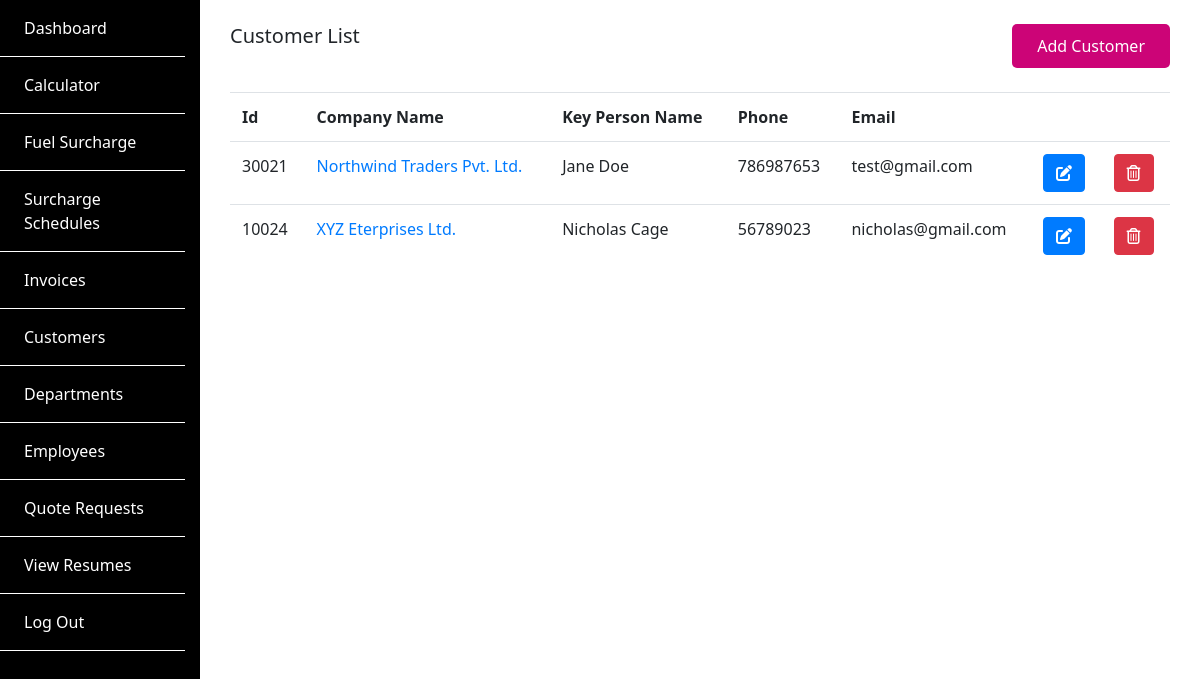
The page /customers/ (signed in) on the database its author committed.
### SiteApp/models.py (models this page shows, shortened)
class Customer(models.Model):
    customer_id = models.IntegerField()
    company_name = models.CharField(max_length=200)
    key_person_name = models.CharField(max_length=200)
    key_person_contact = models.BigIntegerField()
    address = models.CharField(max_length=200)
    email = models.EmailField()
    def get_absolute_url(self):
        return reverse('view_customer', args=[self.id])

### SiteApp/views.py (the view)
# urls.py: path('customers/', views.ListCustomers, name='list_customers'),
@login_required
def ListCustomers(request):
    customers = Customer.objects.all()
    return render(request, 'SiteApp/list_customers.html', {'customers': customers})

### SiteApp/templates/SiteApp/list_customers.html
{% extends 'backend_base.html' %} {% block content %}
<div class="container-fluid py-4">
  <div class="row">
    <div class="col-sm-6">
      <h5>Customer List</h5>
    </div>
    <div class="col-sm-6">
      <a href="{% url 'add_customer' %}" class="larway-btn float-right"
        >Add Customer</a
      >
    </div>
  </div>
  <div class="article">
    <table class="table mt-4">
      <tr>
        <th>Id</th>
        <th>Company Name</th>
        <th>Key Person Name</th>
        <th>Phone</th>
        <th>Email</th>
        <th></th>
        <th></th>
      </tr>
      {% for customer in customers %}
      <tr>
        <td><span>{{customer.customer_id}}</span></td>
        <td> <a href="{{customer.get_absolute_url }}"> <span>{{customer.company_name}}</span></a></td>
        <td>
          {{customer.key_person_name}}
        </td>
        <td><span>{{customer.key_person_contact}}</span></td>
        <td><span>{{customer.email}}</span></td>
        <td>
          <a href="{% url 'edit_customer' id=customer.id %}" class="btn btn-primary"><span><i class="fas fa-edit"></i></span></a>
        </td>
        <td>
          <a href="{% url 'delete_customer' id=customer.id %}" class="btn btn-danger"><span><i class="far fa-trash-alt"></i></span></a></a>
        </td>
      </tr>
      {% endfor %}
    </table>
  </div>
</div>
{% endblock %}

### SiteApp/static/SiteApp/css/style.css (style rules this page uses)
* { font-family: "Noto Sans", sans-serif; transition: all ease-in 0.2s; }
html, body { height: 100%; min-height: 100%; }
.larway-btn { background-color: #cc0477; color: #fff; border: none; padding: 10px 25px; border-radius: 5px; }

### rows shown on the page
Customer: customer_id "30021", company_name "Northwind Traders Pvt. Ltd.", key_person_name "Jane Doe", key_person_contact "786987653", email "test@gmail.com"
Customer: customer_id "10024", company_name "XYZ Eterprises Ltd.", key_person_name "Nicholas Cage", key_person_contact "56789023", email "nicholas@gmail.com"
